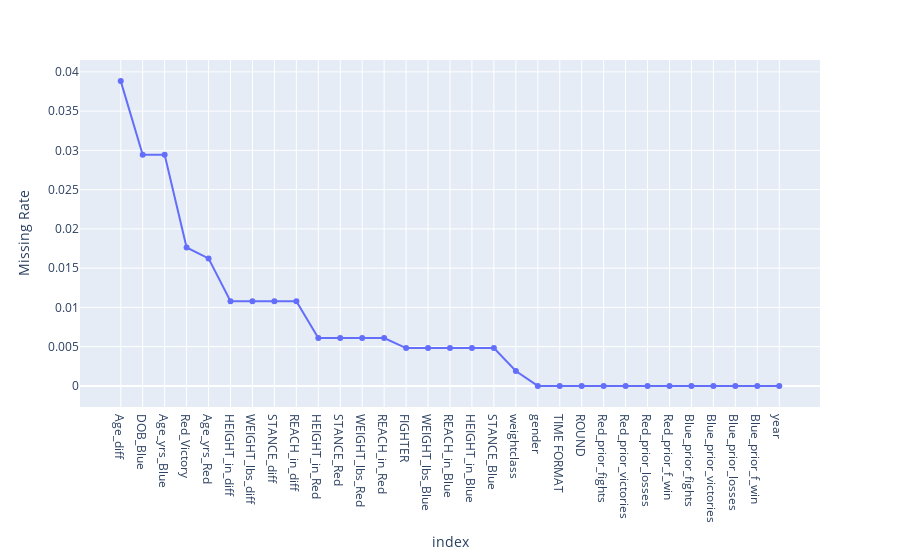

Write notebook code for a chart like this one.
### Markdown cell above
## Overall

### Code cell
px.line(
    df.isna().mean().sort_values(ascending=False).to_frame().rename(columns={0: 'Missing Rate'}).reset_index(),
    x='index',
    y='Missing Rate',
    markers=True
)

### Figure 1 — Plotly figure (JSON) as saved in the notebook; plotly's stock layout.template omitted (floating-point values rounded to 4 significant figures)
{"data": [{"hovertemplate": "index=%{x}<br>Missing Rate=%{y}<extra></extra>", "legendgroup": "", "line": {"color": "#636efa", "dash": "solid"}, "marker": {"symbol": "circle"}, "mode": "lines+markers", "name": "", "orientation": "v", "showlegend": false, "type": "scatter", "x": ["Age_diff", "DOB_Blue", "Age_yrs_Blue", "Red_Victory", "Age_yrs_Red", "HEIGHT_in_diff", "WEIGHT_lbs_diff", "STANCE_diff", "REACH_in_diff", "HEIGHT_in_Red", "STANCE_Red", "WEIGHT_lbs_Red", "REACH_in_Red", "FIGHTER", "WEIGHT_lbs_Blue", "REACH_in_Blue", "HEIGHT_in_Blue", "STANCE_Blue", "weightclass", "gender", "TIME FORMAT", "ROUND", "Red_prior_fights", "Red_prior_victories", "Red_prior_losses", "Red_prior_f_win", "Blue_prior_fights", "Blue_prior_victories", "Blue_prior_losses", "Blue_prior_f_win", "year"], "xaxis": "x", "y": [0.03882, 0.02943, 0.02943, 0.01764, 0.01624, 0.01078, 0.01078, 0.01078, 0.01078, 0.00609, 0.00609, 0.00609, 0.00609, 0.004821, 0.004821, 0.004821, 0.004821, 0.004821, 0.001903, 0, 0, 0, 0, 0, 0, 0, 0, 0, 0, 0, 0], "yaxis": "y"}], "layout": {"legend": {"tracegroupgap": 0}, "margin": {"t": 60}, "xaxis": {"anchor": "y", "domain": [0, 1], "title": {"text": "index"}}, "yaxis": {"anchor": "x", "domain": [0, 1], "title": {"text": "Missing Rate"}}}}
